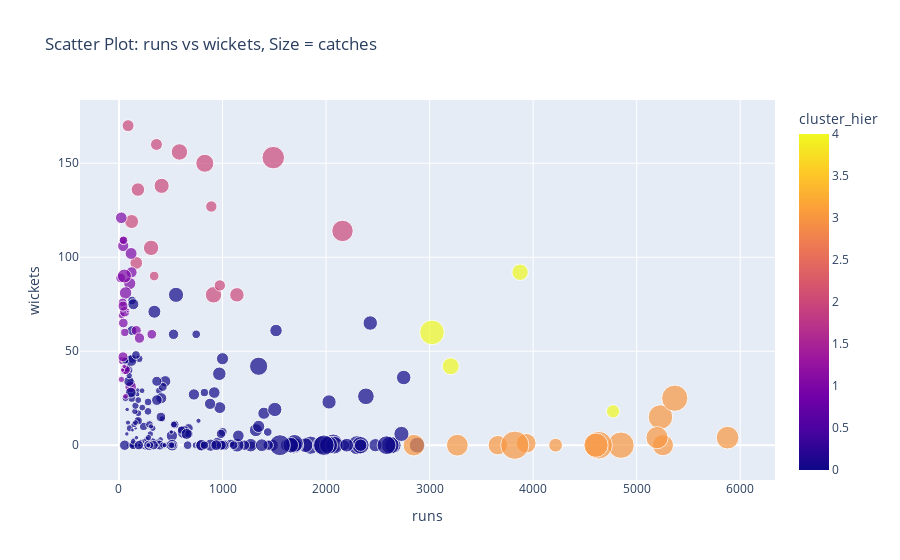

Here is the notebook cell this chart was saved with:
### Code cell
plot_clusters('runs','wickets','cluster_hier','catches')

### Figure 1 — Plotly figure (JSON) as saved in the notebook; plotly's stock layout.template omitted (floating-point values rounded to 4 significant figures; data arrays with more than 128 entries replaced by an {"elided": "..."} marker saying what was removed)
{"data": [{"customdata": {"elided": "251x1 str values"}, "hovertemplate": "runs=%{x}<br>wickets=%{y}<br>catches=%{marker.size}<br>name=%{customdata[0]}<br>cluster_hier=%{marker.color}<extra></extra>", "legendgroup": "", "marker": {"color": {"elided": "251 int values"}, "coloraxis": "coloraxis", "size": {"elided": "251 int values"}, "sizemode": "area", "sizeref": 0.295, "symbol": "circle"}, "mode": "markers", "name": "", "orientation": "v", "showlegend": false, "type": "scatter", "x": {"elided": "251 int values"}, "xaxis": "x", "y": {"elided": "251 int values"}, "yaxis": "y"}], "layout": {"coloraxis": {"colorbar": {"title": {"text": "cluster_hier"}}, "colorscale": [[0, "#0d0887"], [0.1111, "#46039f"], [0.2222, "#7201a8"], [0.3333, "#9c179e"], [0.4444, "#bd3786"], [0.5556, "#d8576b"], [0.6667, "#ed7953"], [0.7778, "#fb9f3a"], [0.8889, "#fdca26"], [1, "#f0f921"]]}, "legend": {"itemsizing": "constant", "tracegroupgap": 0}, "title": {"text": "Scatter Plot: runs vs wickets, Size = catches"}, "xaxis": {"anchor": "y", "domain": [0, 1], "title": {"text": "runs"}}, "yaxis": {"anchor": "x", "domain": [0, 1], "title": {"text": "wickets"}}}}
